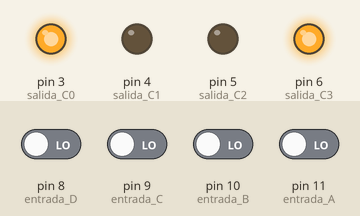
Simulated run of this sketch. Board: Arduino Uno, built with avr-gcc and run on an emulated ATmega328P. Shown: output pins drawn as LEDs (lit = HIGH). Inputs (shaded band) come from the test bench; at power-on: pin 8 (entrada_D), pin 9 (entrada_C), pin 10 (entrada_B), pin 11 (entrada_A) LOW.

Above: at 1.2 s.
1.3 s: pin 8 (entrada_D) driven HIGH
At 2.3 s:
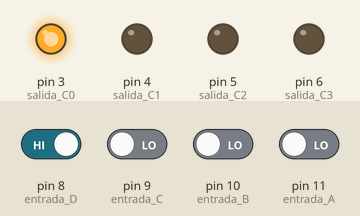
2.8 s: pin 9 (entrada_C) driven HIGH
At 3.5 s:
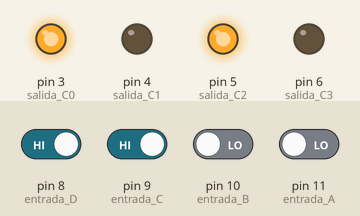
4.3 s: pin 10 (entrada_B) driven HIGH
At 4.6 s:
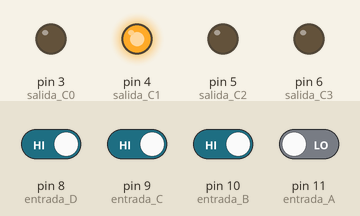
5.8 s: pin 8 (entrada_D) driven LOW
At 7.0 s:
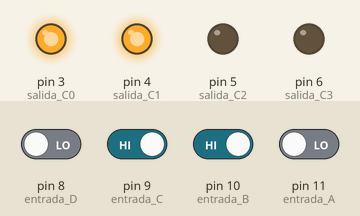
7.3 s: pin 9 (entrada_C) driven LOW
At 8.1 s:
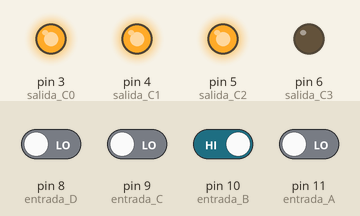
8.8 s: pin 11 (entrada_A) driven HIGH
At 9.3 s:
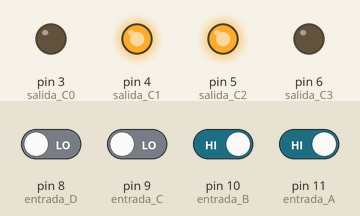
Timing chart, 0 to 11.3 s (numbered marks = the images above; inputs shaded):
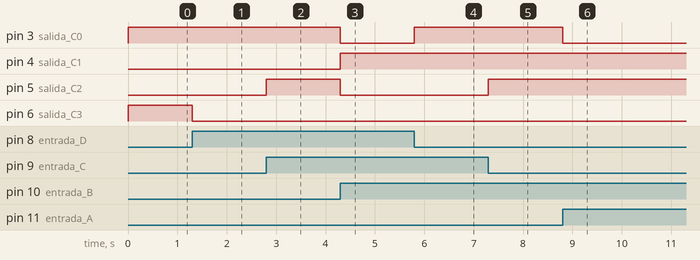

The sketch:

CONVBCDACOMPLEMENTO9.ino
```cpp
//Autor:Dario Jorge Iglesias
boolean D,C,B,A,C3,C2,C1,C0;
void setup()
{
 pinMode(8,INPUT); //entrada D
 pinMode(9,INPUT); //entrada C
 pinMode(10,INPUT);//entrada B
 pinMode(11,INPUT);//entrada A
 pinMode(6,OUTPUT);//salida C3
 pinMode(5,OUTPUT);//salida C2
 pinMode(4,OUTPUT);//salida C1
 pinMode(3,OUTPUT);//salida C0
}
void loop()
{
 D=digitalRead(8);
 C=digitalRead(9);
 B=digitalRead(10);
 A=digitalRead(11);
 C3=!D&!C&!B;
 digitalWrite(6,C3);
 C2=C^B;
 digitalWrite(5,C2);
 C1=B;
 digitalWrite(4,C1);
 C0=!A&(!D|!B);
 digitalWrite(3,C0);
}
```

Measured:
- after the input at 1.3 s, pin 6 (salida_C3): HIGH → LOW at once
- after the input at 2.8 s, pin 5 (salida_C2): LOW → HIGH at once
- after the input at 4.3 s, pin 3 (salida_C0), pin 5 (salida_C2): HIGH → LOW at once; pin 4 (salida_C1): LOW → HIGH at once
- after the input at 5.8 s, pin 3 (salida_C0): LOW → HIGH at once
- after the input at 7.3 s, pin 5 (salida_C2): LOW → HIGH at once
- after the input at 8.8 s, pin 3 (salida_C0): HIGH → LOW at once
